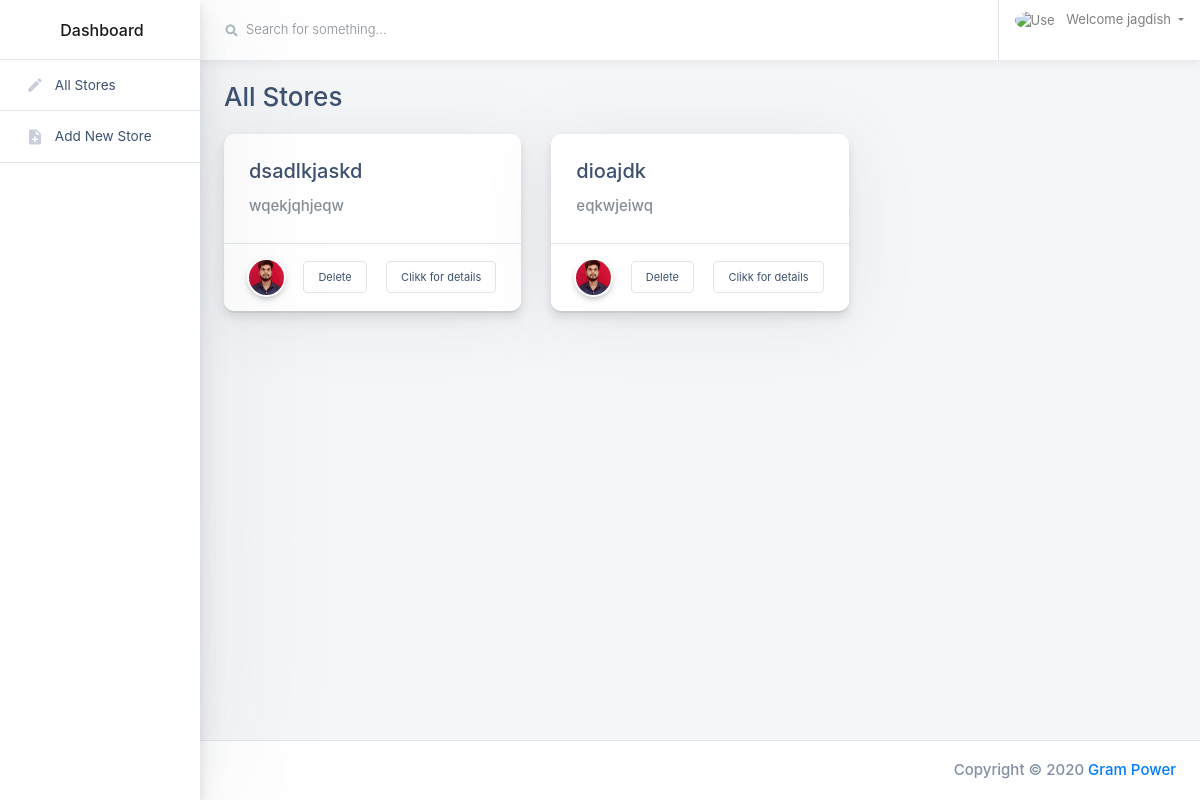
The app's page / (signed in), older data.
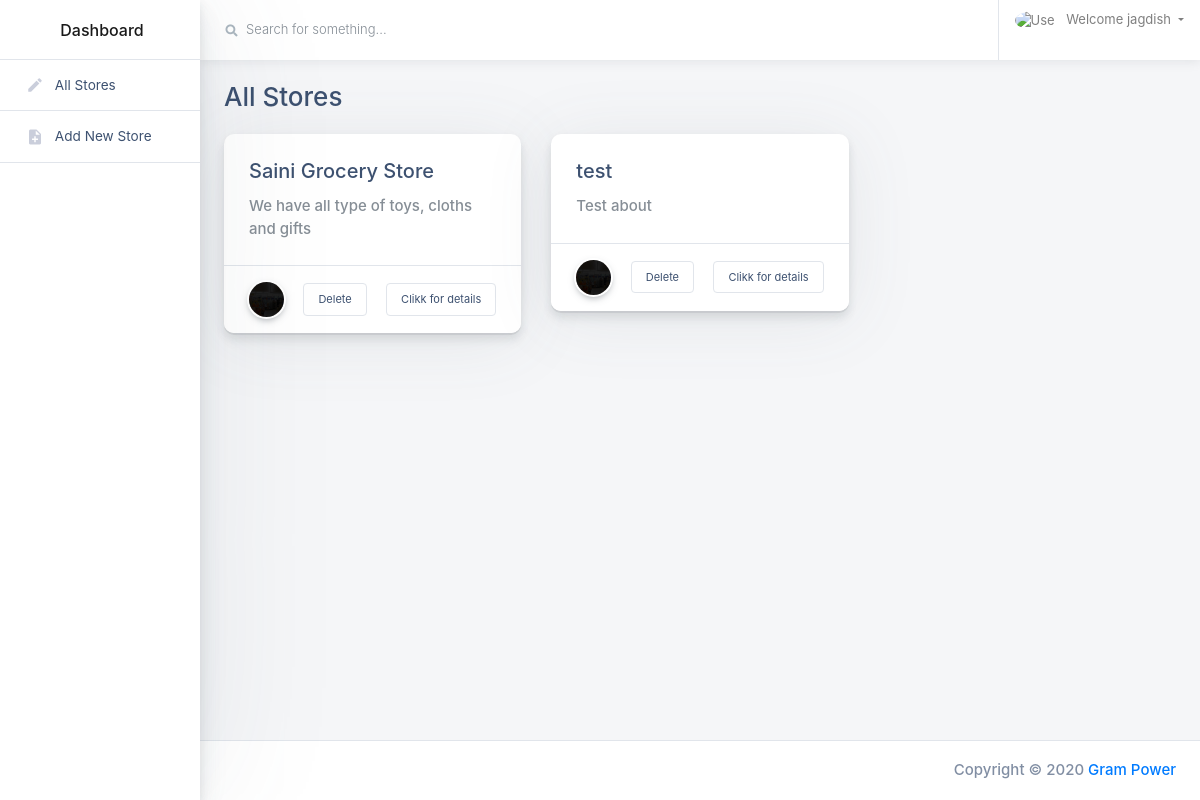
The same page, newer data.
### store/models.py (models this page shows)
class Store(models.Model):
    id = models.AutoField(primary_key=True)
    name = models.CharField(max_length=100)
    about = models.TextField(max_length=250)
    products = models.CharField(max_length=250)
    cover = models.FileField(upload_to= 'cover/')
    lang = models.DecimalField(max_digits=22, decimal_places=16, blank=True, null=True)
    lot = models.DecimalField(max_digits=22, decimal_places=16, blank=True, null=True)
    def __str__(self):
        return self.name

### store/views.py (the view)
# urls.py: path('', views.all_store_view, name='home'),
@login_required(login_url='login')
def all_store_view(request):
    template_name = 'store/all_store.html'
    queryset = Store.objects.all()
    context = {
        'object_list': queryset
    }
    print(context)
    return render(request,template_name,context)

### store/templates/store/all_store.html
{% extends 'base.html'%}
{% load static%}
{% block content%}
          <div class="main-content-container container-fluid px-4">
            <div class="page-header row no-gutters py-4">
              <div class="col-12 col-sm-4 text-center text-sm-left mb-0">
                <h3 class="page-title">All Stores</h3>
              </div>
            </div>
            <div class="row">
              {% for instance in object_list %}
              <div class="col-lg-4">
                <div class="card card-small card-post mb-4">
                  <div class="card-body">
                    <h5 class="card-title">{{instance.name}}</h5>
                    <p class="card-text text-muted">
                      <span style="overflow: hidden;
                       text-overflow: ellipsis;
                       display: -webkit-box;
                       -webkit-line-clamp: 2; /* number of lines to show */
                       -webkit-box-orient: vertical;">
                        {{instance.about}}
                      </span>
                    </p>
                  </div>
                  <div class="card-footer border-top d-flex">
                    <div class="card-post__author d-flex">
                      <a href="#" class="card-post__author-avatar card-post__author-avatar--small" style="background-image: url('../media/{{instance.cover}}');"></a>
                    </div>
                     <div class="my-auto ml-auto">
                      <a class="btn btn-sm btn-white" href="/delete_store/{{instance.id}}">
                        Delete </a>
                    </div>
                     <div class="my-auto ml-auto">
                      <a class="btn btn-sm btn-white" href="/view_store/{{instance.id}}">
                        Clikk for details </a>
                    </div>
                  </div>
                </div>
              </div>
              {% endfor %}
            </div>
          </div>
{% endblock%}

### store/templates/base.html (shortened to what this page needs)
{% load static%}
<!doctype html>
<html class="no-js h-100" lang="en">
  <head>
    <link href="https://use.fontawesome.com/releases/v5.0.6/css/all.css" rel="stylesheet">
    <link rel="stylesheet" href="https://stackpath.bootstrapcdn.com/bootstrap/4.1.3/css/bootstrap.min.css">
    <link rel="stylesheet" id="main-stylesheet" data-version="1.1.0" href="{% static 'styles/shards-dashboards.1.1.0.min.css' %}">
    <link href="https://unpkg.com/filepond/dist/filepond.css" rel="stylesheet">
      <link rel="stylesheet" href="{% static '/css/lightbox.min.css' %}">
    <link rel="stylesheet" href="{% static '/css/opening_hours.min.css' %}">
  </head>
  <body class="h-100">
    <div class="container-fluid">
      <div class="row">
        <aside class="main-sidebar col-12 col-md-3 col-lg-2 px-0">
          <div class="main-navbar">
            <nav class="navbar align-items-stretch navbar-light bg-white flex-md-nowrap border-bottom p-0">
              <a class="navbar-brand w-100 mr-0" href="#" style="line-height: 25px;">
                <div class="d-table m-auto">
                  <span class="d-none d-md-inline ml-1">Dashboard</span>
                </div>
              </a>
            </nav>
          </div>
          <div class="nav-wrapper">
            <ul class="nav flex-column">
              <li class="nav-item">
                <a class="nav-link " href="{% url 'home' %}">
                  <i class="material-icons">edit</i>
                  <span>All Stores</span>
                </a>
              </li>
              <li class="nav-item">
                <a class="nav-link " href="{% url 'create_store' %}">
                  <i class="material-icons">note_add</i>
                  <span>Add New Store</span>
                </a>
              </li>
            </ul>
          </div>
        </aside>
        <main class="main-content col-lg-10 col-md-9 col-sm-12 p-0 offset-lg-2 offset-md-3">
          <div class="main-navbar sticky-top bg-white">
            <nav class="navbar align-items-stretch navbar-light flex-md-nowrap p-0">
              <form action="#" class="main-navbar__search w-100 d-none d-md-flex d-lg-flex">
                <div class="input-group input-group-seamless ml-3">
                  <div class="input-group-prepend">
                    <div class="input-group-text">
                      <i class="fas fa-search"></i>
                    </div>
                  </div>
                  <input class="navbar-search form-control" type="text" placeholder="Search for something..." aria-label="Search"> </div>
              </form>
              <ul class="navbar-nav border-left flex-row ">
                <li class="nav-item dropdown">
                  <a class="nav-link dropdown-toggle text-nowrap px-3" data-toggle="dropdown" href="#" role="button" aria-haspopup="true" aria-expanded="false">
                    <img class="user-avatar rounded-circle mr-2" src="https://www.logolynx.com/images/logolynx/23/23938578fb8d88c02bc59906d12230f3.png" alt="User Avatar">
                    <span class="d-none d-md-inline-block">Welcome {{user}}</span>
                  </a>
                </li>
              </ul>
            </nav>
          </div>
{% block content%}
{% endblock%}
          <footer class="main-footer d-flex p-2 px-3 bg-white border-top">
            <span class="copyright ml-auto my-auto mr-2">Copyright © 2020
              <a href="https://designrevision.com" rel="nofollow">Gram Power</a>
            </span>
          </footer>
        </main>
      </div>
    </div>
  </body>
</html>

Row changes from the older to the newer data that the page shows:
removed Store: name "dsadlkjaskd", about "wqekjqhjeqw", cover (picture)
removed Store: name "dioajdk", about "eqkwjeiwq", cover (picture)
added Store: name "Saini Grocery Store", about "We have all type of toys, cloths and gifts", cover (picture)
added Store: name "test", about "Test about", cover (picture)
